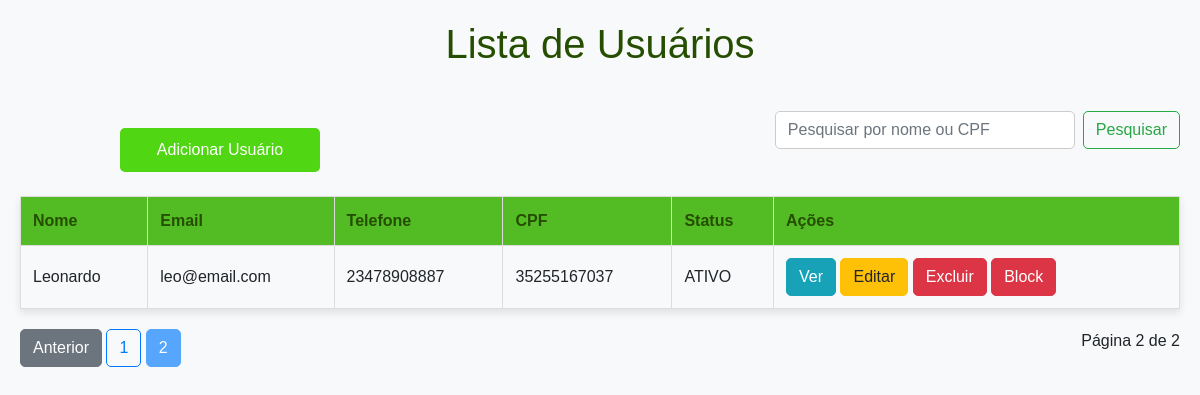
Screenshot of /list_users.php?pagina=2 with the database file from the repository.
### tables this page shows
CREATE TABLE `users` (
  `id` int(11) NOT NULL,
  `nome` varchar(255) NOT NULL,
  `cpf` varchar(255) NOT NULL,
  `email` varchar(255) NOT NULL,
  `telefone` varchar(255) NOT NULL,
  `cep` varchar(255) NOT NULL,
  `endereco` varchar(255) NOT NULL,
  `numero` varchar(255) NOT NULL,
  `complemento` varchar(255) NOT NULL,
  `bairro` varchar(255) NOT NULL,
  `cidade` varchar(255) NOT NULL,
  `estado` varchar(255) NOT NULL,
  `nascimento` date NOT NULL,
  `senha` varchar(255) NOT NULL,
  `status` varchar(255) NOT NULL DEFAULT 'ATIVO'
);

### list_users.php (the view, shortened to what this page needs)
<?php
include('config.php');
$registros_por_pagina = 10;
$pagina_atual = isset($_GET['pagina']) ? (int)$_GET['pagina'] : 1;
$inicio = ($pagina_atual - 1) * $registros_por_pagina;
$search = isset($_GET['search']) ? $_GET['search'] : '';
if ($search) {
    $sql = "SELECT * FROM users WHERE nome LIKE ? OR cpf LIKE ? LIMIT ?, ?";
    $stmt = $conn->prepare($sql);
    $search_param = '%' . $search . '%';
    $stmt->bind_param('ssii', $search_param, $search_param, $inicio, $registros_por_pagina);
} else {
    $sql = "SELECT * FROM users LIMIT ?, ?";
    $stmt = $conn->prepare($sql);
    $stmt->bind_param('ii', $inicio, $registros_por_pagina);
}
$stmt->execute();
$result = $stmt->get_result();
$sql_total = "SELECT COUNT(*) FROM users";
$result_total = $conn->query($sql_total);
$total_registros = $result_total->fetch_row()[0];
$total_paginas = ceil($total_registros / $registros_por_pagina);
?>
<!DOCTYPE html>
<html>
<head>
    <link rel="stylesheet" href="https://maxcdn.bootstrapcdn.com/bootstrap/4.0.0/css/bootstrap.min.css">
    <link rel="stylesheet" type="text/css" href="css/styles.css">
</head>
<body>
    <h1>Lista de Usuários</h1>
    <div class="d-flex justify-content-between mb-4">
        <button onclick="window.location.href='register.php'" class="btn botaoadd">Adicionar Usuário</button>
        <form class="form-inline" method="GET" action="">
            <input class="form-control mr-2" type="search" placeholder="Pesquisar por nome ou CPF" aria-label="Pesquisar" name="search" style="width: 300px;" required>
            <button class="btn btn-outline-success" type="submit">Pesquisar</button>
        </form>
    </div>
    <table border="1" class="tabela">
        <tr>
            <th>Nome</th>
            <th>Email</th>
            <th>Telefone</th>
            <th>CPF</th>
            <th>Status</th>
            <th>Ações</th>
        </tr>
        <?php while ($row = $result->fetch_assoc()): ?>
        <tr>
            <td><?php echo $row['nome']; ?></td>
            <td><?php echo $row['email']; ?></td>
            <td><?php echo $row['telefone']; ?></td>
            <td><?php echo $row['cpf']; ?></td>
            <td><?php echo $row['status']; ?></td>
            <td>
                <button type="button" class="btn btn-info" data-toggle="modal" data-target="#viewModal<?php echo $row['id']; ?>">Ver</button>
                <button type="button" class="btn btn-warning" data-toggle="modal" data-target="#editModal<?php echo $row['id']; ?>">Editar</button>
                <button type="button" class="btn btn-danger" onclick="confirmDelete(<?php echo $row['id']; ?>)">Excluir</button>
                <button type="button" class="btn btn-danger" onclick="confirmBlock(<?php echo $row['id']; ?>)">Block</button>
            </td>
        </tr>
        <?php endwhile; ?>
    </table>
    <div class="d-flex justify-content-between mb-4">
        <div>
            <?php if ($pagina_atual > 1): ?>
                <a href="?pagina=<?php echo $pagina_atual - 1; ?>" class="btn btn-secondary">Anterior</a>
            <?php endif; ?>
            <?php for ($i = 1; $i <= $total_paginas; $i++): ?>
                <?php if ($i == $pagina_atual): ?>
                    <span class="btn btn-primary disabled"><?php echo $i; ?></span>
                <?php else: ?>
                    <a href="?pagina=<?php echo $i; ?>" class="btn btn-outline-primary"><?php echo $i; ?></a>
                <?php endif; ?>
            <?php endfor; ?>
        </div>
        <div>
            <span><?php echo "Página $pagina_atual de $total_paginas"; ?></span>
        </div>
    </div>
</body>
</html>

### css/styles.css (style rules this page uses)
.tabela { width: 95%; margin: 30px; align-self: center; }
.tabela, th, td { border-collapse: collapse; padding: 10px; text-align: left; border: 1px solid rgb(160 160 160); }
th { background-color: rgb(155, 240, 129); }
.botaoadd { color: #FFFFFF; background-color: #264e00; width: 200px; margin-left: 100px; margin-top: 40px; }
body { font-family: Arial, sans-serif; background: #f8f9fa; margin: 0; padding: 20px; }
h1 { text-align: center; color: #264e00; margin-bottom: 20px; }
.botaoadd { border-radius: 40px; border: none; padding: 10px 20px; font-size: 16px; }
.botaoadd { background-color: #51d614; color: white; }
.tabela { width: 100%; margin: 20px auto; border-collapse: collapse; box-shadow: 0 4px 8px rgba(0, 0, 0, 0.1); }
.tabela th, .tabela td { padding: 12px; text-align: left; border: 1px solid #ddd; }
.tabela th { background-color: #53bb23; color: #264e00; }
.form-control { border-radius: 5px; border: 1px solid #ccc; }
.btn { border-radius: 5px; }

### rows the page displays
users: nome "Leonardo", email "leo@email.com", telefone "23478908887", cpf "35255167037", status "ATIVO"

### other values shown
$pagina_atual "2"
$total_paginas "2"
